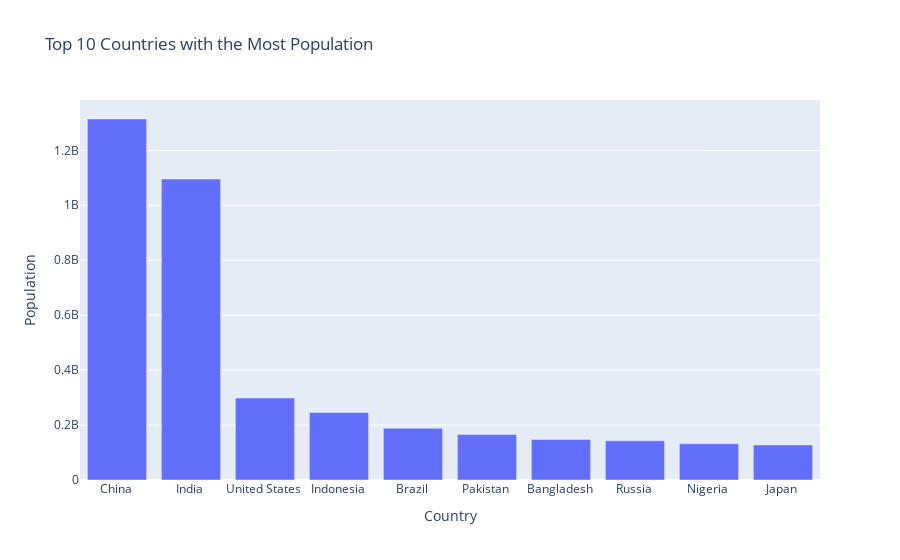

The notebook cell this image was saved under:
### Markdown cell above
### Top 10 Countries with the Most Population

### Code cell
data_pop=dt_c.loc[:,['Country','Population']]
data_pop.sort_values(by=['Population'],inplace=True,ascending=False)
pop_bar=px.bar(data_pop[:10],x='Country',y='Population',title="Top 10 Countries with the Most Population")
pop_bar.show()

### Figure 1 — Plotly figure (JSON) as saved in the notebook; plotly's stock layout.template omitted (floating-point values rounded to 4 significant figures)
{"data": [{"alignmentgroup": "True", "hovertemplate": "Country=%{x}<br>Population=%{y}<extra></extra>", "legendgroup": "", "marker": {"color": "#636efa", "pattern": {"shape": ""}}, "name": "", "offsetgroup": "", "orientation": "v", "showlegend": false, "textposition": "auto", "type": "bar", "x": ["China ", "India ", "United States ", "Indonesia ", "Brazil ", "Pakistan ", "Bangladesh ", "Russia ", "Nigeria ", "Japan "], "xaxis": "x", "y": [1313973713, 1095351995, 298444215, 245452739, 188078227, 165803560, 147365352, 142893540, 131859731, 127463611], "yaxis": "y"}], "layout": {"barmode": "relative", "legend": {"tracegroupgap": 0}, "title": {"text": "Top 10 Countries with the Most Population"}, "xaxis": {"anchor": "y", "domain": [0, 1], "title": {"text": "Country"}}, "yaxis": {"anchor": "x", "domain": [0, 1], "title": {"text": "Population"}}}}
